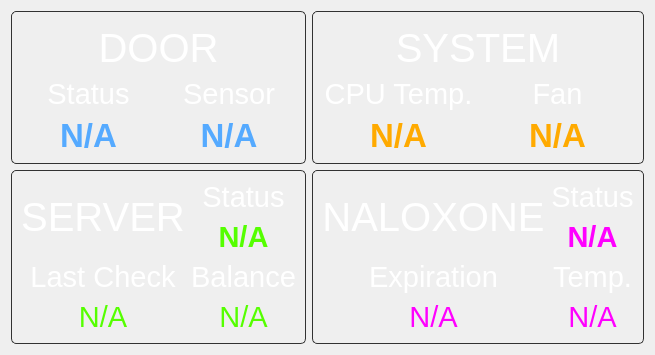
      <widget class="QWidget" name="dashboardPage">
       <layout class="QGridLayout" name="gridLayout" rowstretch="1,1" columnstretch="1,1">
        <item row="1" column="0">
         <widget class="QFrame" name="serverFrame">
          <property name="styleSheet">
           <string notr="true">.QFrame{border-radius: 5px;border-color:rgb(50,50,50);border-width: 1px;border-style: solid;}</string>
          </property>
          <property name="frameShape">
           <enum>QFrame::StyledPanel</enum>
          </property>
          <property name="frameShadow">
           <enum>QFrame::Raised</enum>
          </property>
          <property name="lineWidth">
           <number>3</number>
          </property>
          <layout class="QGridLayout" name="gridLayout_2" rowstretch="1,1" columnstretch="1,1">
           <item row="0" column="0">
            <widget class="QLabel" name="serverLabel">
             <property name="sizePolicy">
              <sizepolicy hsizetype="Preferred" vsizetype="Fixed">
               <horstretch>0</horstretch>
               <verstretch>0</verstretch>
              </sizepolicy>
             </property>
             <property name="minimumSize">
              <size>
               <width>0</width>
               <height>50</height>
              </size>
             </property>
             <property name="font">
              <font>
               <pointsize>30</pointsize>
               <bold>false</bold>
              </font>
             </property>
             <property name="styleSheet">
              <string notr="true">color:white;border-width: 0px;</string>
             </property>
             <property name="text">
              <string>SERVER</string>
             </property>
             <property name="alignment">
              <set>Qt::AlignCenter</set>
             </property>
            </widget>
           </item>
           <item row="0" column="1">
            <layout class="QVBoxLayout" name="verticalLayout_5">
             <item>
              <widget class="QLabel" name="serverStatusLabel">
               <property name="font">
                <font>
                 <pointsize>22</pointsize>
                 <bold>false</bold>
                </font>
               </property>
               <property name="styleSheet">
                <string notr="true">color:white;border-width: 0px;</string>
               </property>
               <property name="text">
                <string>Status</string>
               </property>
               <property name="alignment">
                <set>Qt::AlignBottom|Qt::AlignHCenter</set>
               </property>
              </widget>
             </item>
             <item>
              <widget class="QLabel" name="serverStatusLineEdit">
               <property name="minimumSize">
                <size>
                 <width>0</width>
                 <height>0</height>
                </size>
               </property>
               <property name="font">
                <font>
                 <pointsize>22</pointsize>
                 <bold>true</bold>
                </font>
               </property>
               <property name="styleSheet">
                <string notr="true">color:rgb(85, 255, 0);</string>
               </property>
               <property name="text">
                <string>N/A</string>
               </property>
               <property name="alignment">
                <set>Qt::AlignCenter</set>
               </property>
              </widget>
             </item>
            </layout>
           </item>
           <item row="1" column="0">
            <layout class="QVBoxLayout" name="verticalLayout_7">
             <item>
              <widget class="QLabel" name="serverCheckLabel">
               <property name="font">
                <font>
                 <pointsize>22</pointsize>
                 <bold>false</bold>
                </font>
               </property>
               <property name="styleSheet">
                <string notr="true">color:white;border-width: 0px;</string>
               </property>
               <property name="text">
                <string>Last Check</string>
               </property>
               <property name="alignment">
                <set>Qt::AlignBottom|Qt::AlignHCenter</set>
               </property>
              </widget>
             </item>
             <item>
              <widget class="QLabel" name="serverCheckLineEdit">
               <property name="minimumSize">
                <size>
                 <width>0</width>
                 <height>0</height>
                </size>
               </property>
               <property name="font">
                <font>
                 <pointsize>22</pointsize>
                 <bold>false</bold>
                 <underline>false</underline>
                </font>
               </property>
               <property name="styleSheet">
                <string notr="true">color:rgb(85, 255, 0);</string>
               </property>
               <property name="text">
                <string>N/A</string>
               </property>
               <property name="alignment">
                <set>Qt::AlignCenter</set>
               </property>
              </widget>
             </item>
            </layout>
           </item>
           <item row="1" column="1">
            <layout class="QVBoxLayout" name="verticalLayout_47">
             <item>
              <widget class="QLabel" name="accountBalanceLabel">
               <property name="font">
                <font>
                 <pointsize>22</pointsize>
                </font>
               </property>
               <property name="styleSheet">
                <string notr="true">color:white;border-width: 0px;</string>
               </property>
               <property name="text">
                <string>Balance</string>
               </property>
               <property name="alignment">
                <set>Qt::AlignBottom|Qt::AlignHCenter</set>
               </property>
              </widget>
             </item>
             <item>
              <widget class="QLabel" name="accountBalanceLineEdit">
               <property name="minimumSize">
                <size>
                 <width>0</width>
                 <height>0</height>
                </size>
               </property>
               <property name="font">
                <font>
                 <pointsize>22</pointsize>
                </font>
               </property>
               <property name="styleSheet">
                <string notr="true">color:rgb(85, 255, 0);</string>
               </property>
               <property name="text">
                <string>N/A</string>
               </property>
               <property name="alignment">
                <set>Qt::AlignCenter</set>
               </property>
              </widget>
             </item>
            </layout>
           </item>
          </layout>
         </widget>
        </item>
        <item row="0" column="0">
         <widget class="QFrame" name="doorFrame">
          <property name="styleSheet">
           <string notr="true">.QFrame{border-radius: 5px;border-color:rgb(50,50,50);border-width: 1px;border-style: solid;}</string>
          </property>
          <property name="frameShape">
           <enum>QFrame::StyledPanel</enum>
          </property>
          <property name="frameShadow">
           <enum>QFrame::Raised</enum>
          </property>
          <property name="lineWidth">
           <number>3</number>
          </property>
          <property name="midLineWidth">
           <number>0</number>
          </property>
          <layout class="QGridLayout" name="gridLayout_10" rowstretch="1,1" columnstretch="1,1">
           <item row="0" column="0" colspan="2">
            <widget class="QLabel" name="doorLabel">
             <property name="sizePolicy">
              <sizepolicy hsizetype="Preferred" vsizetype="Fixed">
               <horstretch>0</horstretch>
               <verstretch>0</verstretch>
              </sizepolicy>
             </property>
             <property name="minimumSize">
              <size>
               <width>0</width>
               <height>50</height>
              </size>
             </property>
             <property name="font">
              <font>
               <pointsize>30</pointsize>
               <bold>false</bold>
              </font>
             </property>
             <property name="styleSheet">
              <string notr="true">color:white;border-width: 0px;</string>
             </property>
             <property name="text">
              <string>DOOR</string>
             </property>
             <property name="alignment">
              <set>Qt::AlignBottom|Qt::AlignHCenter</set>
             </property>
            </widget>
           </item>
           <item row="1" column="1">
            <layout class="QVBoxLayout" name="verticalLayout_30">
             <item>
              <widget class="QLabel" name="label_18">
               <property name="font">
                <font>
                 <pointsize>22</pointsize>
                </font>
               </property>
               <property name="styleSheet">
                <string notr="true">color:white;border-width: 0px;</string>
               </property>
               <property name="text">
                <string>Sensor</string>
               </property>
               <property name="alignment">
                <set>Qt::AlignBottom|Qt::AlignHCenter</set>
               </property>
              </widget>
             </item>
             <item>
              <widget class="QLabel" name="doorArmedLineEdit">
               <property name="minimumSize">
                <size>
                 <width>0</width>
                 <height>0</height>
                </size>
               </property>
               <property name="font">
                <font>
                 <pointsize>25</pointsize>
                 <bold>true</bold>
                </font>
               </property>
               <property name="styleSheet">
                <string notr="true">color:rgb(85, 170, 255);</string>
               </property>
               <property name="text">
                <string>N/A</string>
               </property>
               <property name="alignment">
                <set>Qt::AlignCenter</set>
               </property>
              </widget>
             </item>
            </layout>
           </item>
           <item row="1" column="0">
            <layout class="QVBoxLayout" name="verticalLayout_29">
             <item>
              <widget class="QLabel" name="label_17">
               <property name="font">
                <font>
                 <pointsize>22</pointsize>
                </font>
               </property>
               <property name="styleSheet">
                <string notr="true">color:white;border-width: 0px;</string>
               </property>
               <property name="text">
                <string>Status</string>
               </property>
               <property name="alignment">
                <set>Qt::AlignBottom|Qt::AlignHCenter</set>
               </property>
              </widget>
             </item>
             <item>
              <widget class="QLabel" name="doorClosedLineEdit">
               <property name="sizePolicy">
                <sizepolicy hsizetype="Preferred" vsizetype="Preferred">
                 <horstretch>0</horstretch>
                 <verstretch>0</verstretch>
                </sizepolicy>
               </property>
               <property name="minimumSize">
                <size>
                 <width>0</width>
                 <height>0</height>
                </size>
               </property>
               <property name="font">
                <font>
                 <pointsize>25</pointsize>
                 <bold>true</bold>
                </font>
               </property>
               <property name="styleSheet">
                <string notr="true">color:rgb(85, 170, 255);</string>
               </property>
               <property name="text">
                <string>N/A</string>
               </property>
               <property name="alignment">
                <set>Qt::AlignCenter</set>
               </property>
              </widget>
             </item>
            </layout>
           </item>
          </layout>
         </widget>
        </item>
        <item row="0" column="1">
         <widget class="QFrame" name="thermalFrame">
          <property name="styleSheet">
           <string notr="true">.QFrame{border-radius: 5px;border-color:rgb(50,50,50);border-width: 1px;border-style: solid;}</string>
          </property>
          <property name="frameShape">
           <enum>QFrame::StyledPanel</enum>
          </property>
          <property name="frameShadow">
           <enum>QFrame::Raised</enum>
          </property>
          <property name="lineWidth">
           <number>3</number>
          </property>
          <layout class="QGridLayout" name="gridLayout_11" rowstretch="1,1" columnstretch="1,1">
           <item row="0" column="0" colspan="2">
            <widget class="QLabel" name="thermalLabel">
             <property name="sizePolicy">
              <sizepolicy hsizetype="Preferred" vsizetype="Fixed">
               <horstretch>0</horstretch>
               <verstretch>0</verstretch>
              </sizepolicy>
             </property>
             <property name="minimumSize">
              <size>
               <width>0</width>
               <height>50</height>
              </size>
             </property>
             <property name="font">
              <font>
               <pointsize>30</pointsize>
               <bold>false</bold>
              </font>
             </property>
             <property name="styleSheet">
              <string notr="true">color:white;border-width: 0px;</string>
             </property>
             <property name="text">
              <string>SYSTEM</string>
             </property>
             <property name="alignment">
              <set>Qt::AlignBottom|Qt::AlignHCenter</set>
             </property>
            </widget>
           </item>
           <item row="1" column="1">
            <layout class="QVBoxLayout" name="verticalLayout_4">
             <item>
              <widget class="QLabel" name="fanSpeedLabel">
               <property name="font">
                <font>
                 <pointsize>22</pointsize>
                 <bold>false</bold>
                </font>
               </property>
               <property name="styleSheet">
                <string notr="true">color:white;border-width: 0px;</string>
               </property>
               <property name="text">
                <string>Fan</string>
               </property>
               <property name="alignment">
                <set>Qt::AlignBottom|Qt::AlignHCenter</set>
               </property>
              </widget>
             </item>
             <item>
              <widget class="QLabel" name="fanSpeedLineEdit">
               <property name="minimumSize">
                <size>
                 <width>0</width>
                 <height>0</height>
                </size>
               </property>
               <property name="font">
                <font>
                 <pointsize>25</pointsize>
                 <bold>true</bold>
                 <underline>false</underline>
                </font>
               </property>
               <property name="styleSheet">
                <string notr="true">color: rgb(255, 170, 0);</string>
               </property>
               <property name="text">
                <string>N/A</string>
               </property>
               <property name="alignment">
                <set>Qt::AlignCenter</set>
               </property>
              </widget>
             </item>
            </layout>
           </item>
           <item row="1" column="0">
            <layout class="QVBoxLayout" name="verticalLayout_31">
             <item>
              <widget class="QLabel" name="label_11">
               <property name="font">
                <font>
                 <pointsize>22</pointsize>
                </font>
               </property>
               <property name="styleSheet">
                <string notr="true">color:white;border-width: 0px;</string>
               </property>
               <property name="text">
                <string>CPU Temp.</string>
               </property>
               <property name="alignment">
                <set>Qt::AlignBottom|Qt::AlignHCenter</set>
               </property>
              </widget>
             </item>
             <item>
              <widget class="QLabel" name="cpuTemperatureLineEdit">
               <property name="minimumSize">
                <size>
                 <width>0</width>
                 <height>0</height>
                </size>
               </property>
               <property name="font">
                <font>
                 <pointsize>25</pointsize>
                 <bold>true</bold>
                </font>
               </property>
               <property name="styleSheet">
                <string notr="true">color: rgb(255, 170, 0);</string>
               </property>
               <property name="text">
                <string>N/A</string>
               </property>
               <property name="alignment">
                <set>Qt::AlignCenter</set>
               </property>
              </widget>
             </item>
            </layout>
           </item>
          </layout>
         </widget>
        </item>
        <item row="1" column="1">
         <widget class="QFrame" name="naloxoneFrame">
          <property name="styleSheet">
           <string notr="true">.QFrame{border-radius: 5px;border-color:rgb(50,50,50);border-width: 1px;border-style: solid;}</string>
          </property>
          <property name="frameShape">
           <enum>QFrame::StyledPanel</enum>
          </property>
          <property name="frameShadow">
           <enum>QFrame::Raised</enum>
          </property>
          <property name="lineWidth">
           <number>3</number>
          </property>
          <layout class="QGridLayout" name="gridLayout_3" rowstretch="1,1" columnstretch="1,1">
           <item row="1" column="0">
            <layout class="QVBoxLayout" name="verticalLayout_9">
             <item>
              <widget class="QLabel" name="naloxoneExpirationDateLabel">
               <property name="font">
                <font>
                 <pointsize>22</pointsize>
                 <bold>false</bold>
                </font>
               </property>
               <property name="styleSheet">
                <string notr="true">color:white;border-width: 0px;</string>
               </property>
               <property name="text">
                <string>Expiration</string>
               </property>
               <property name="alignment">
                <set>Qt::AlignBottom|Qt::AlignHCenter</set>
               </property>
              </widget>
             </item>
             <item>
              <widget class="QLabel" name="naloxoneExpirationDateLineEdit">
               <property name="minimumSize">
                <size>
                 <width>0</width>
                 <height>0</height>
                </size>
               </property>
               <property name="font">
                <font>
                 <pointsize>22</pointsize>
                 <bold>false</bold>
                 <underline>false</underline>
                </font>
               </property>
               <property name="styleSheet">
                <string notr="true">color:rgb(255, 0, 255);</string>
               </property>
               <property name="text">
                <string>N/A</string>
               </property>
               <property name="alignment">
                <set>Qt::AlignCenter</set>
               </property>
              </widget>
             </item>
            </layout>
           </item>
           <item row="0" column="1">
            <layout class="QVBoxLayout" name="verticalLayout_8">
             <item>
              <widget class="QLabel" name="naloxoneStatusLabel">
               <property name="font">
                <font>
                 <pointsize>22</pointsize>
                 <bold>false</bold>
                </font>
               </property>
               <property name="styleSheet">
                <string notr="true">color:white;border-width: 0px;</string>
               </property>
               <property name="text">
                <string>Status</string>
               </property>
               <property name="alignment">
                <set>Qt::AlignBottom|Qt::AlignHCenter</set>
               </property>
              </widget>
             </item>
             <item>
              <widget class="QLabel" name="naloxoneStatusLineEdit">
               <property name="minimumSize">
                <size>
                 <width>0</width>
                 <height>0</height>
                </size>
               </property>
               <property name="font">
                <font>
                 <pointsize>22</pointsize>
                 <bold>true</bold>
                </font>
               </property>
               <property name="styleSheet">
                <string notr="true">color:rgb(255, 0, 255);</string>
               </property>
               <property name="text">
                <string>N/A</string>
               </property>
               <property name="alignment">
                <set>Qt::AlignCenter</set>
               </property>
              </widget>
             </item>
            </layout>
           </item>
           <item row="0" column="0">
            <widget class="QLabel" name="naloxoneLabel">
             <property name="sizePolicy">
              <sizepolicy hsizetype="Preferred" vsizetype="Fixed">
               <horstretch>0</horstretch>
               <verstretch>0</verstretch>
              </sizepolicy>
             </property>
             <property name="minimumSize">
              <size>
               <width>0</width>
               <height>50</height>
              </size>
             </property>
             <property name="font">
              <font>
               <pointsize>30</pointsize>
               <bold>false</bold>
              </font>
             </property>
             <property name="styleSheet">
              <string notr="true">color:white;border-width: 0px;</string>
             </property>
             <property name="text">
              <string>NALOXONE</string>
             </property>
             <property name="alignment">
              <set>Qt::AlignCenter</set>
             </property>
            </widget>
           </item>
           <item row="1" column="1">
            <layout class="QVBoxLayout" name="verticalLayout_3">
             <item>
              <widget class="QLabel" name="temperatureLabel">
               <property name="font">
                <font>
                 <pointsize>22</pointsize>
                 <bold>false</bold>
                </font>
               </property>
               <property name="styleSheet">
                <string notr="true">color:white;border-width: 0px;</string>
               </property>
               <property name="text">
                <string>Temp.</string>
               </property>
               <property name="alignment">
                <set>Qt::AlignBottom|Qt::AlignHCenter</set>
               </property>
              </widget>
             </item>
             <item>
              <widget class="QLabel" name="temperatureLineEdit">
               <property name="minimumSize">
                <size>
                 <width>0</width>
                 <height>0</height>
                </size>
               </property>
               <property name="font">
                <font>
                 <pointsize>22</pointsize>
                 <italic>false</italic>
                 <bold>false</bold>
                 <underline>false</underline>
                 <strikeout>false</strikeout>
                 <kerning>true</kerning>
                </font>
               </property>
               <property name="styleSheet">
                <string notr="true">color: rgb(255, 0, 255);</string>
               </property>
               <property name="text">
                <string>N/A</string>
               </property>
               <property name="alignment">
                <set>Qt::AlignCenter</set>
               </property>
              </widget>
             </item>
            </layout>
           </item>
          </layout>
         </widget>
        </item>
       </layout>
      </widget>
